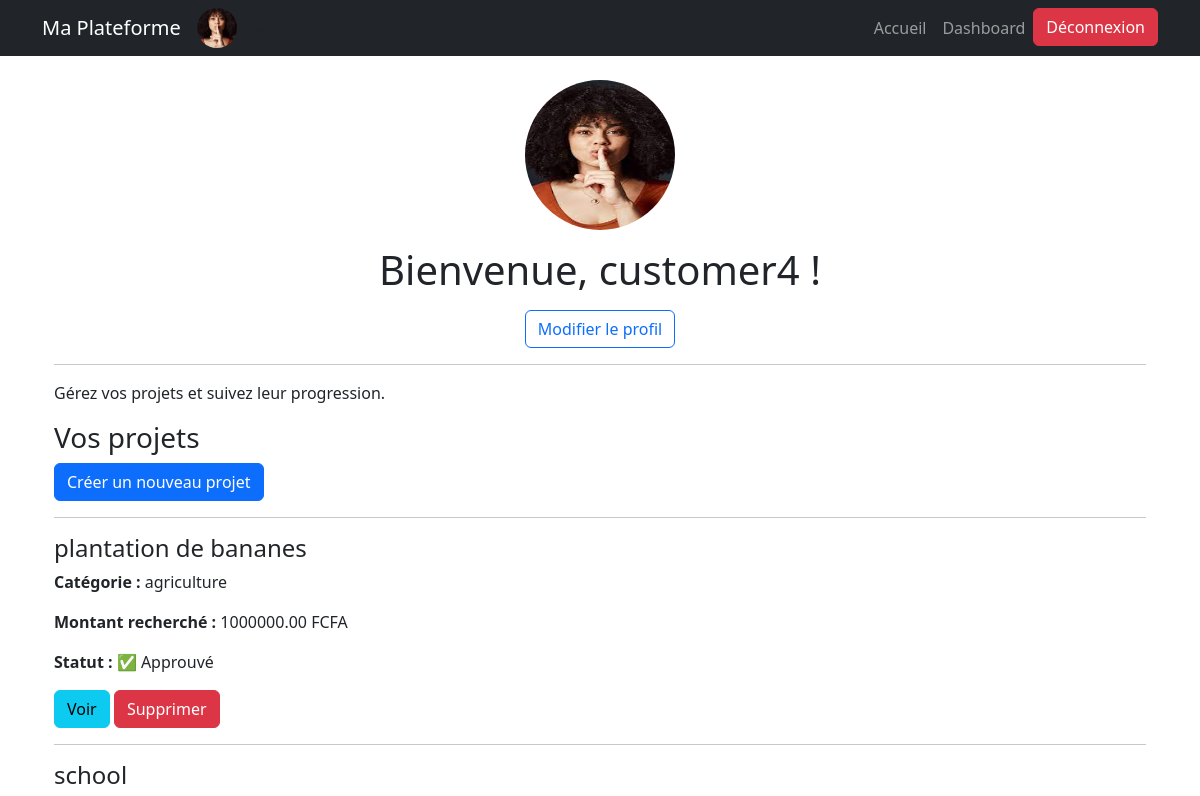
The app's page /emntrepreneur-dashboard/ (signed in, upper part), older data.
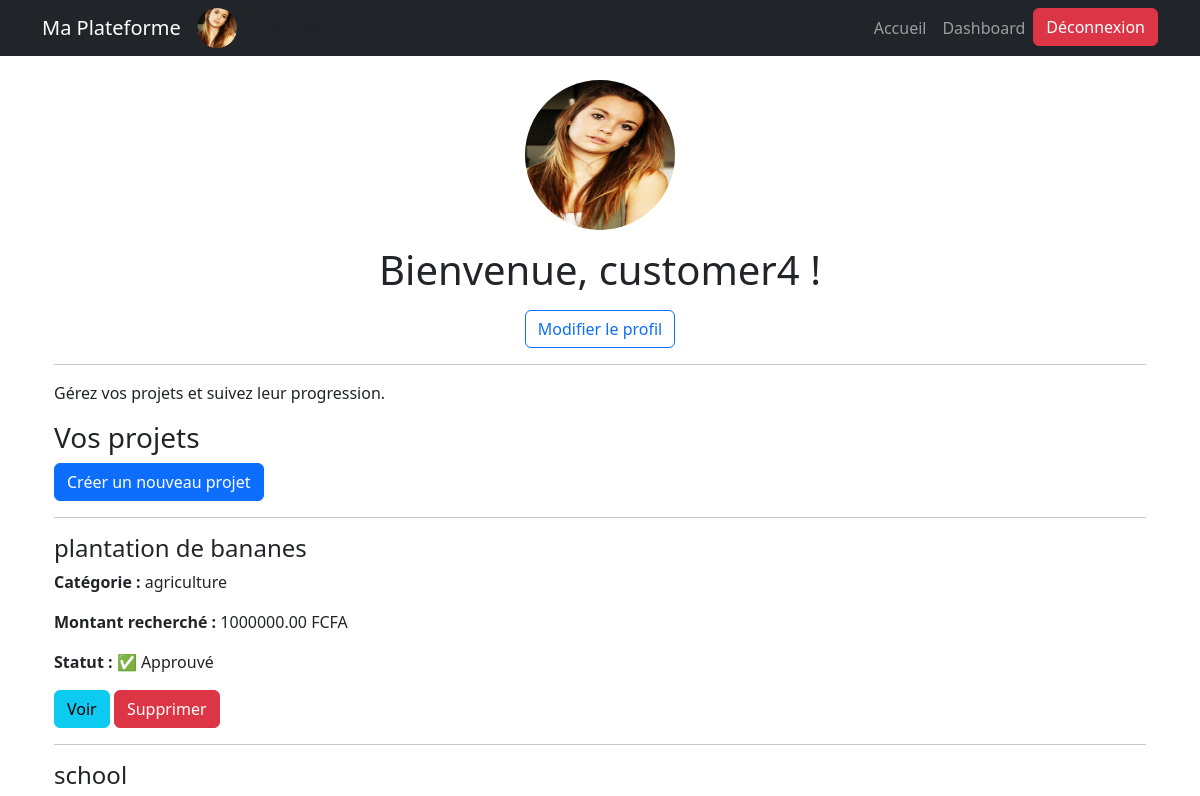
The same page, newer data.
### core/models.py (models this page shows, shortened)
class User(AbstractUser):
    ROLE_CHOICES = [
        ('entrepreneur', 'Entrepreneur'),
        ('investisseur', 'Investisseur'),
    ]
    role = models.CharField(max_length=20, choices=ROLE_CHOICES, blank=True, null=True)
    profile_picture = models.ImageField(upload_to='profile_pictures/', blank=True, null=True)
    phone_number = models.CharField(max_length=15, unique=True, blank=True, null=True)
    email = models.EmailField(unique=True)
    kyc_validated = models.BooleanField(default=False)  # Validation KYC
    kyc_document = models.ImageField(upload_to='kyc_documents/', blank=True, null=True)  # Upload de la carte d'identité
    REQUIRED_FIELDS = ['email']  # Supprimé 'role' et 'phone_number' pour les superutilisateurs
    def is_entrepreneur(self):
        return self.role == "entrepreneur"

### core/views.py (the view)
    def wrapper(request, *args, **kwargs):
        if not request.user.kyc_validated:
            return redirect("kyc_pending")
        return view_func(request, *args, **kwargs)

### core/views.py (called while the page is built)
def kyc_required(view_func):
    def wrapper(request, *args, **kwargs):
        if not request.user.kyc_validated:
            return redirect("kyc_pending")
        return view_func(request, *args, **kwargs)
    return wrapper

@login_required
@kyc_required
def entrepreneur_dashboard(request):
    projects = Project.objects.filter(entrepreneur=request.user)  # Projets de l'entrepreneur connecté
    return render(request, 'entrepreneur_dashboard.html', {'projects': projects})

### core/templates/entrepreneur_dashboard.html (shortened to what this page needs)
{% extends "base.html" %}
{% block content %}
<div class="container">
    <div class="container text-center">
        {% if user.profile_picture %}
        <img src="{{ user.profile_picture.url }}" alt="Photo de profil" class="rounded-circle" width="150" height="150">
        {% else %}
        <img src="/media/images/Default-Profile-Picture-Download-PNG-Image.png" alt="Photo de profil par défaut" class="rounded-circle" width="150" height="150">
        {% endif %}
        <h1 class="mt-3">Bienvenue, {{ user.username }} !</h1>
        <a href="{% url 'update_profile' %}" class="btn btn-outline-primary mt-2">Modifier le profil</a>
    </div>
    <hr>
    <p>Gérez vos projets et suivez leur progression.</p>
    <h3>Vos projets</h3>
    <a href="{% url 'create_project' %}" class="btn btn-primary">Créer un nouveau projet</a>
    <hr>
    <div class="project-list">
        {% for project in projects %}
            <div class="project-card">
                <h4>{{ project.name }}</h4>
                <p><strong>Catégorie :</strong> {{ project.category }}</p>
                <p><strong>Montant recherché :</strong> {{ project.amount_needed }} FCFA</p>
                <p><strong>Statut :</strong>
                    {% if project.is_approved %}
                        ✅ Approuvé
                    {% else %}
                        ⏳ En attente de validation
                    {% endif %}
                </p>
                <a href="{% url 'project_detail' project.id %}" class="btn btn-info">Voir</a>
                <a href="{ url 'delete_project' project.id %}" class="btn btn-danger">Supprimer</a>
                <hr>
            </div>
        {% empty %}
            <p>Vous n'avez soumis aucun projet pour l'instant.</p>
        {% endfor %}
    </div>
</div>
{% endblock %}

### core/templates/base.html (shortened to what this page needs)
<!DOCTYPE html>
<html lang="fr">
<head>
    <link rel="stylesheet" href="https://cdn.jsdelivr.net/npm/bootstrap@5.3.0/dist/css/bootstrap.min.css">
</head>
<body>
    <nav class="navbar navbar-expand-lg navbar-dark bg-dark">
        <div class="container">
            <a class="navbar-brand" href="{% url 'home' %}">Ma Plateforme</a>
            {% if user.is_authenticated %}
            <div class="navbar-profile">
                {% if user.profile_picture %}
                <img src="{{ user.profile_picture.url }}" alt="Profil" class="navbar-avatar">
                {% else %}
                <img src="/media/images/Default-Profile-Picture-Download-PNG-Image.png" alt="Profil" class="navbar-avatar">
                {% endif %}
                <span>{{ user.username }}</span>
            </div>
            {% endif %}
            <div class="collapse navbar-collapse" id="navbarNav">
                <ul class="navbar-nav ms-auto">
                    <li class="nav-item">
                        <a class="nav-link" href="{% url 'home' %}">Accueil</a>
                    </li>
                    <li class="nav-item">
                        {% if user.is_entrepreneur %}
                            <a class="nav-link" href="{% url 'entrepreneur_dashboard' %}">Dashboard</a>
                        {% elif user.is_investisseur %}
                            <a class="nav-link" href="{% url 'investor_dashboard' %}">Dashboard</a>
                        {% else %}
                            <a class="nav-link" href="{% url 'admin:index' %}">Admin</a>
                        {% endif %}
                    </li>
                    <li>
                        <form action="{% url 'logout' %}" method="post">
                            <button type="submit" class="btn btn-danger">Déconnexion</button>
                        </form>
                    </li>
                </ul>
            </div>
        </div>
    </nav>
    <div class="container mt-4">
        {% block content %}{% endblock %}
    </div>
</body>
</html>

Row changes from the older to the newer data that the page shows:
changed User "customer4": profile_picture: a different picture
